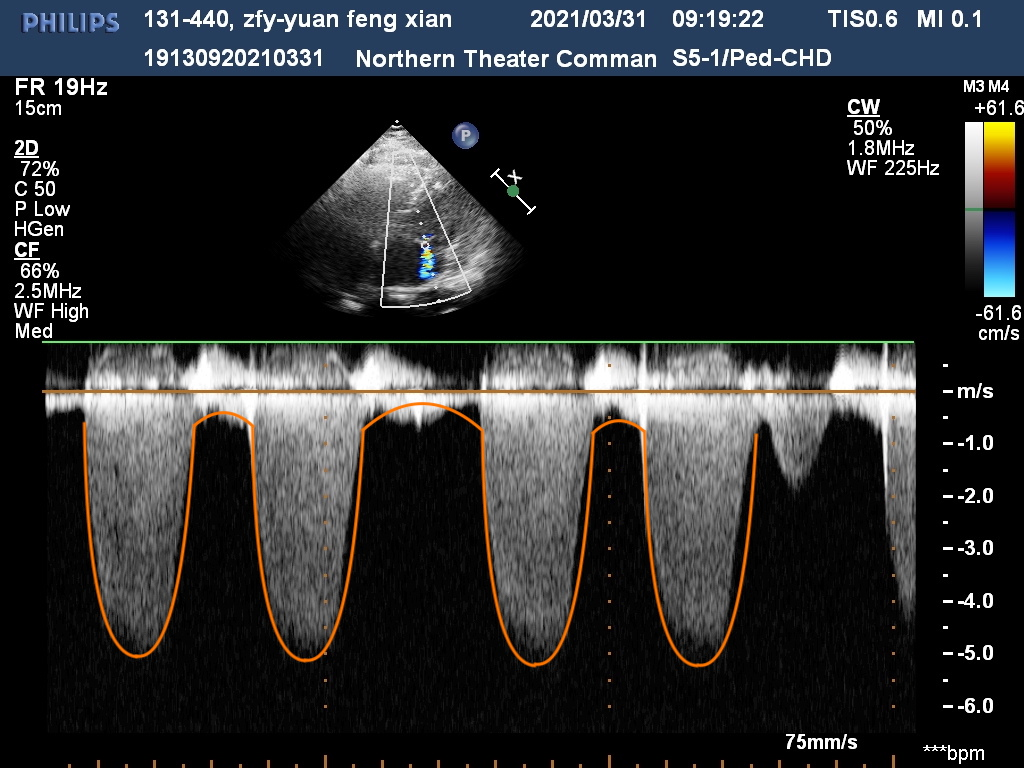
#> input picture from/0.jpg, 1024 x 768 px; its folder holds 3 pictures in this run
$ python main.py
#> lines starting #> are read from the running program, lines starting #| are printed output that depends on the picture; after the words box and inside, x2 and y2 are one past the last pixel; in counts of white or black regions, pixels touching at a corner belong together
from PIL import Image
import numpy as np

for cnt in range(3):  # 把图片读进来
    name = str(cnt) + ".jpg"
    from_path = "from/" + name
    to_path = "to/" + name
    ori_pic = Image.open(from_path)
#> ori_pic is the input picture: PIL image 1024x768 RGB; mean R, G, B 41.2, 42, 43.3
    ori_array = np.asarray(ori_pic)
    print("Original shape: ")
    print(ori_array.shape)
#| (768, 1024, 3)

    cut_array = ori_array.copy()

    for pre_i in range(int(ori_array.shape[0] * .5)):  # 上部的彩色图片中有橙色部分，不需要所以截掉
        for pre_j in range(ori_array.shape[1]):
            cut_array[pre_i][pre_j] = [0,0,0]
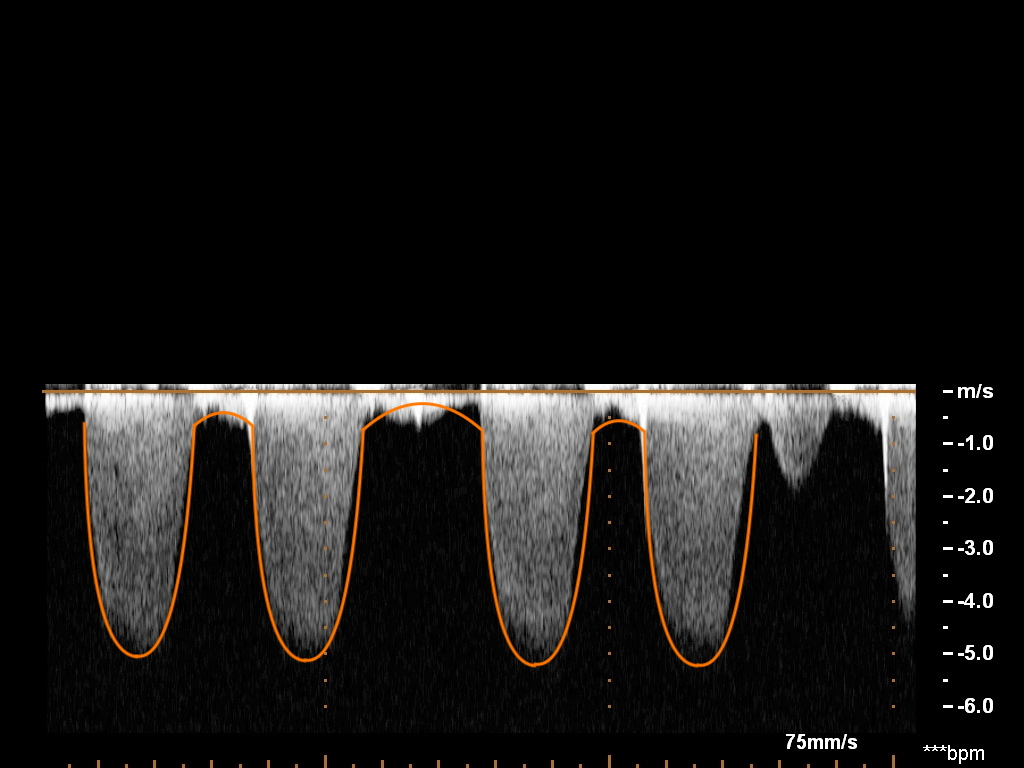
#> cut_array: shape (768, 1024, 3); mean R, G, B 23, 21.5, 20.2

    res_array = cut_array.copy()

    for i in range(ori_array.shape[0]):
        for j in range(ori_array.shape[1]):
            cur_RGB = cut_array[i][j]
            if cur_RGB[0] > 120:
                if (cur_RGB[1] > 100) and (cur_RGB[1] < 130):
                    if cur_RGB[2] < 30:
                        res_array[i][j] = [0,0,0]  # 如果RGB值在上述区间，把res中的颜色换成黑的， 不然换成白的
                    else: res_array[i][j] = [255,255,255]
                else: res_array[i][j] = [255,255,255]
            else: res_array[i][j] = [255,255,255]
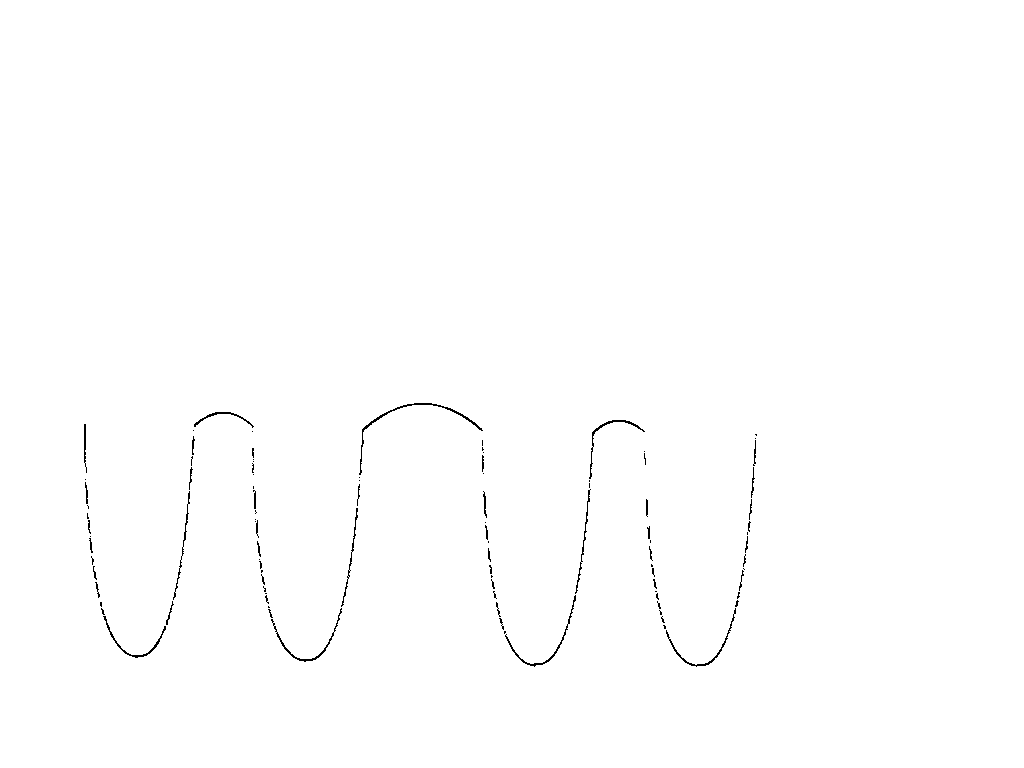
#> res_array: shape (768, 1024, 3); 99.6% white; black in thin lines or dots, all inside (x1, y1, x2, y2) = (84, 403, 757, 667)

    res_pic = Image.fromarray(res_array).convert('RGB')  # 数组->图
    res_pic.save(to_path)  # 保存图片
#> pass 2 of the loop `for cnt in range(3):`:
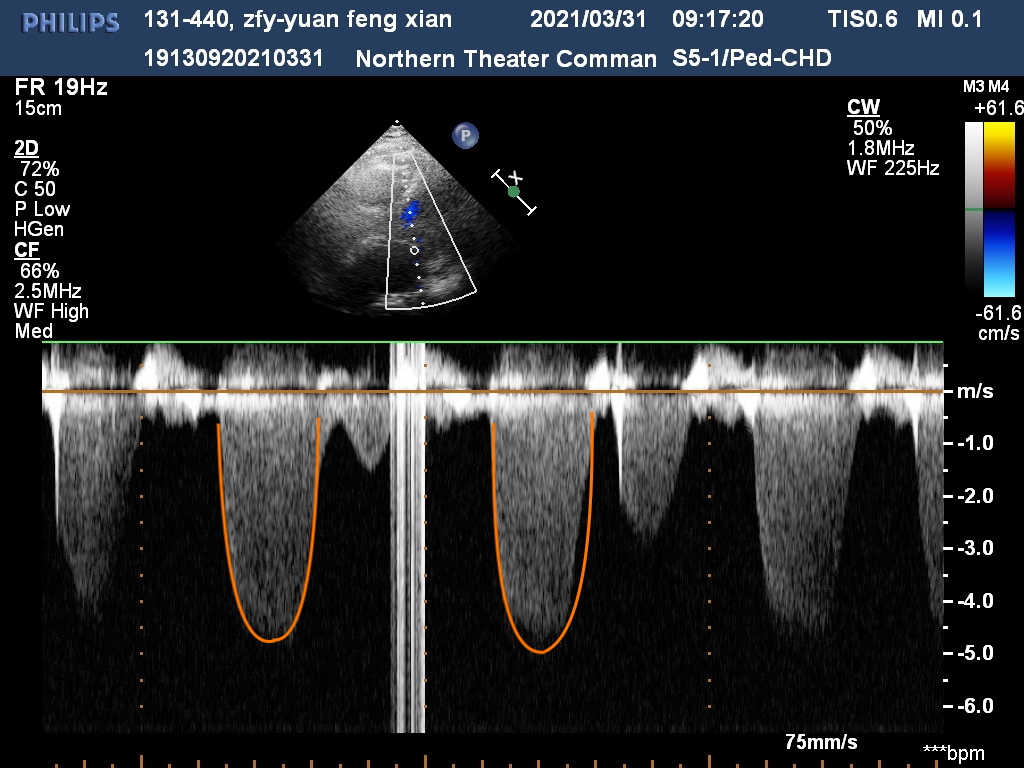
#> input picture from/1.jpg, 1024 x 768 px
#> ori_pic is the input picture: PIL image 1024x768 RGB; mean R, G, B 37.6, 39.1, 40.9
#| (768, 1024, 3)
#> after the loop `for pre_i in range(int(ori_array.shape[0] * .5)):`:
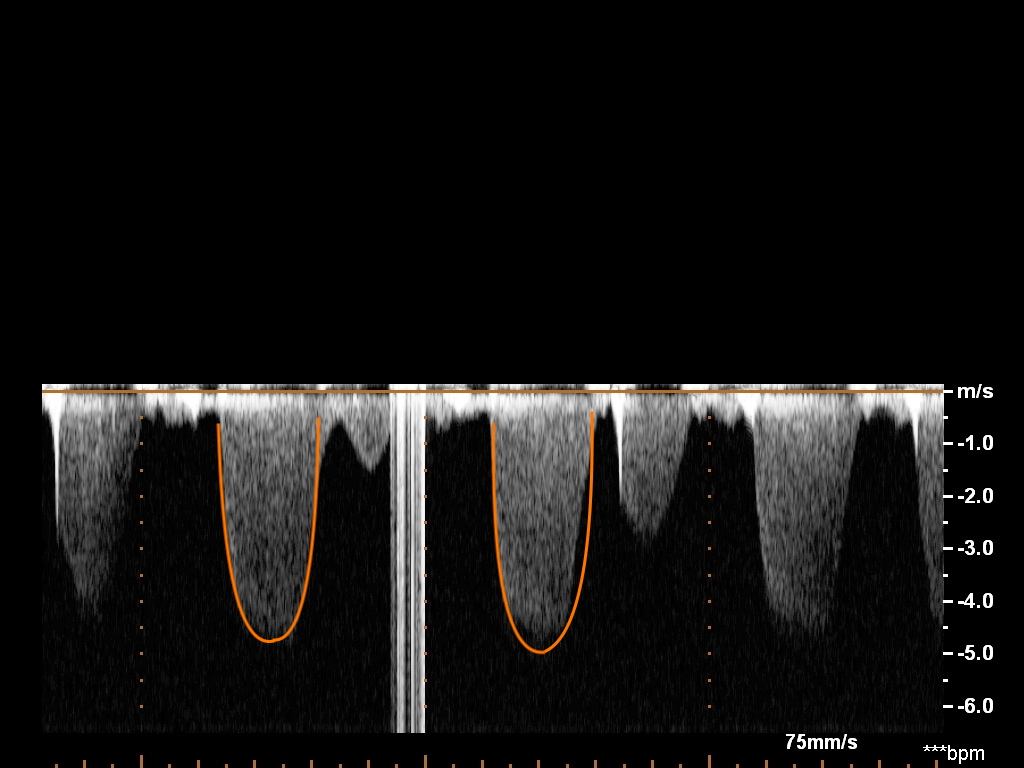
#> cut_array: shape (768, 1024, 3); mean R, G, B 20.2, 19.3, 18.6
#> after the loop `for i in range(ori_array.shape[0]):`:
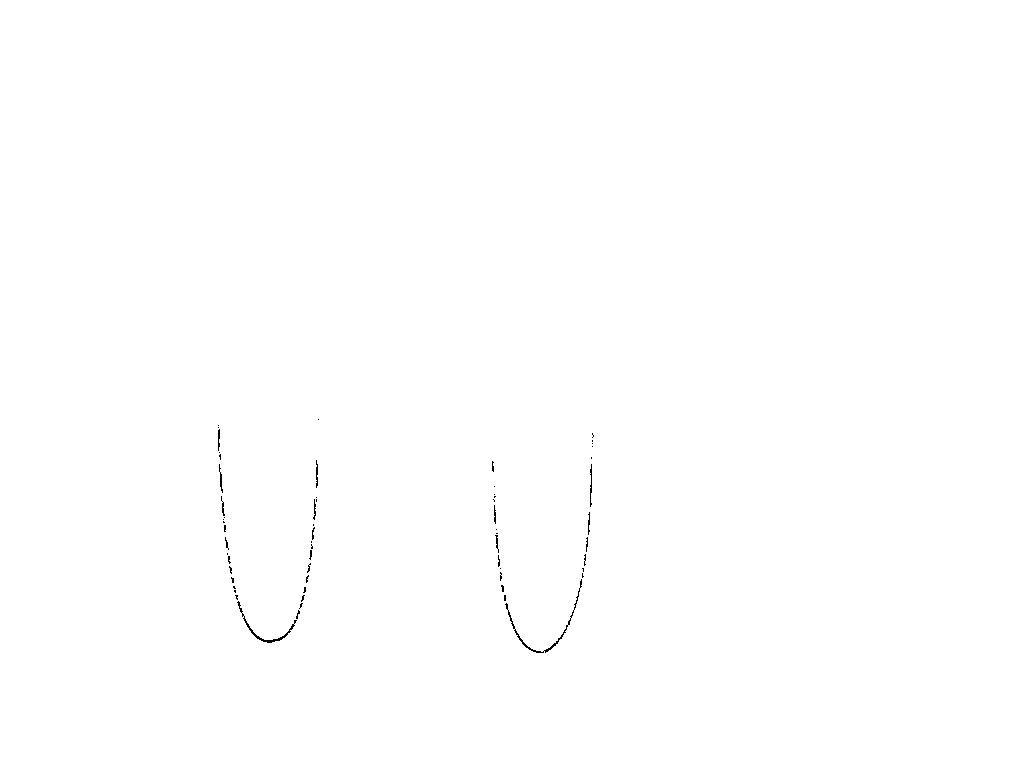
#> res_array: shape (768, 1024, 3); 99.9% white; black in thin lines or dots, all inside (x1, y1, x2, y2) = (218, 419, 594, 653)
#> pass 3 of the loop `for cnt in range(3):`:
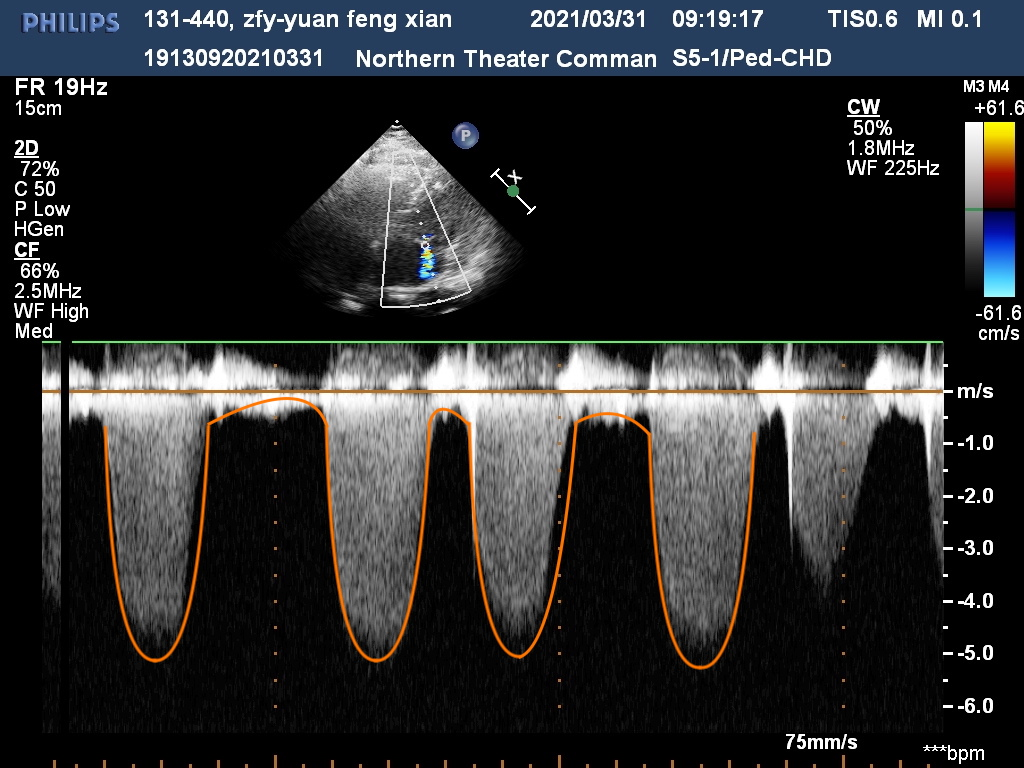
#> input picture from/2.jpg, 1024 x 768 px
#> ori_pic is the input picture: PIL image 1024x768 RGB; mean R, G, B 42.6, 43.4, 44.7
#| (768, 1024, 3)
#> after the loop `for pre_i in range(int(ori_array.shape[0] * .5)):`:
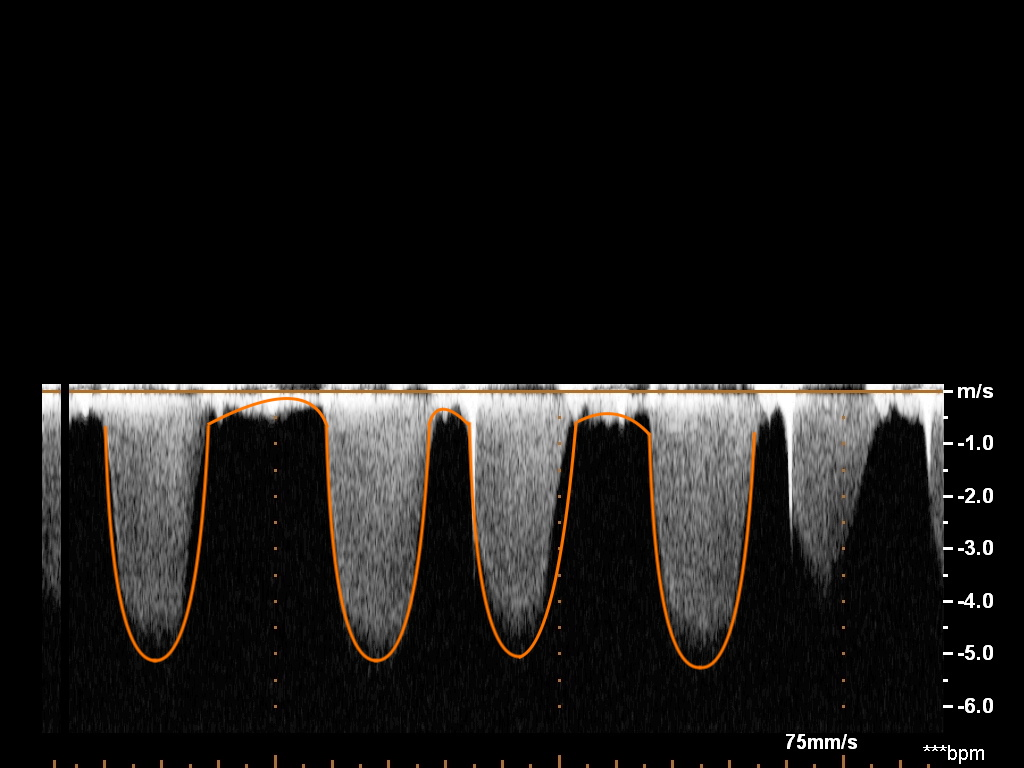
#> cut_array: shape (768, 1024, 3); mean R, G, B 24, 22.4, 21.2
#> after the loop `for i in range(ori_array.shape[0]):`:
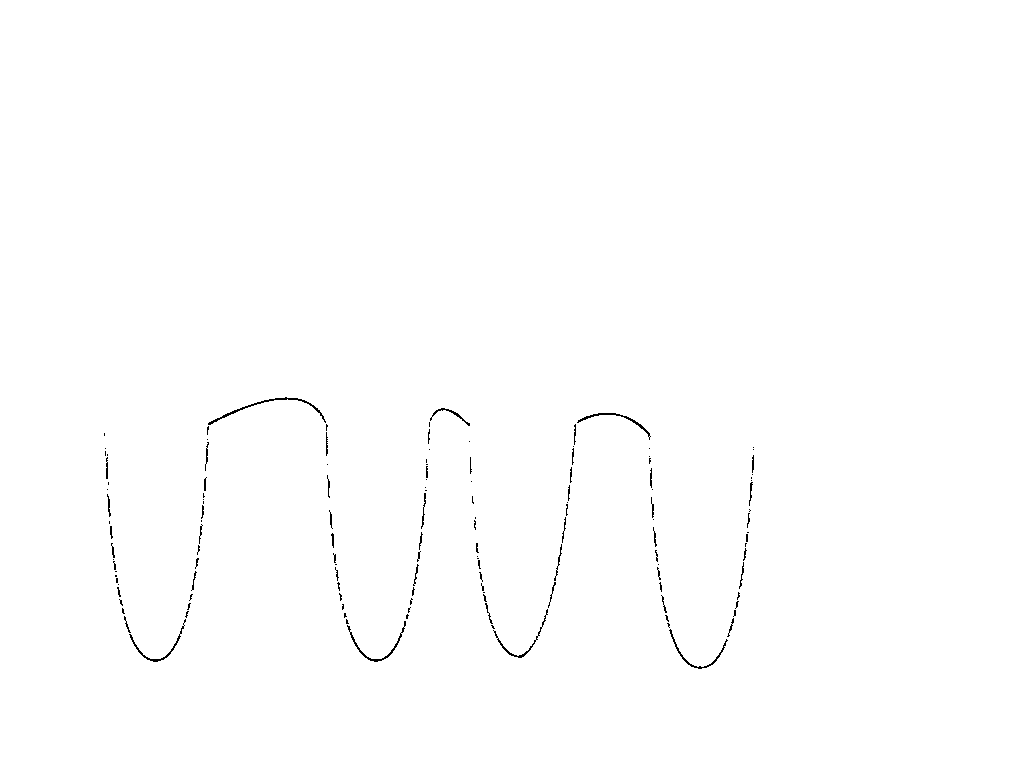
#> res_array: shape (768, 1024, 3); 99.6% white; black in thin lines or dots, all inside (x1, y1, x2, y2) = (104, 397, 754, 669)
